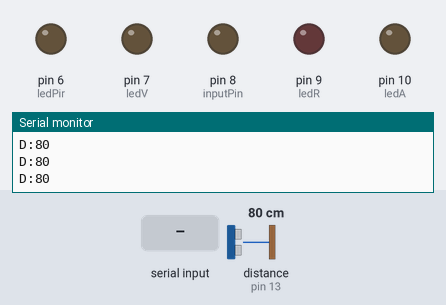
Simulated run of this sketch. Board: Arduino Uno, built with avr-gcc and run on an emulated ATmega328P. Shown: output pins drawn as LEDs (lit = HIGH), the last lines printed to the serial monitor. The test bench sets the inputs (shaded band); at power-on: distance to the obstacle (sensor on pin 13) 80 cm. The echo pulse lasts 58.3 µs per cm.

Above: at 1.2 s.
1.3 s: "1" received over Serial
At 2.1 s:
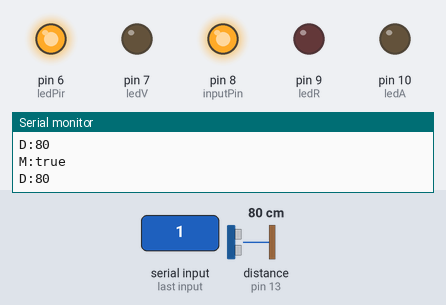
3.3 s: "0" received over Serial
At 3.45 s:
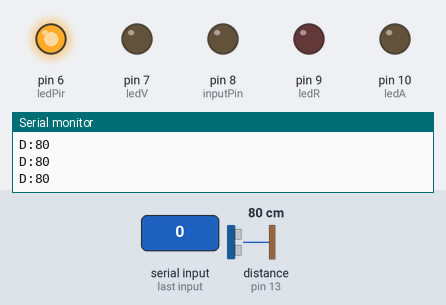
5.1 s: "R" received over Serial
At 5.9 s:
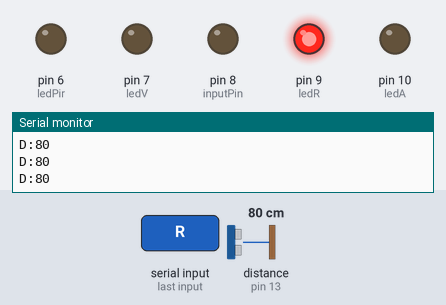
6.6 s: "A" received over Serial
At 7.0 s:
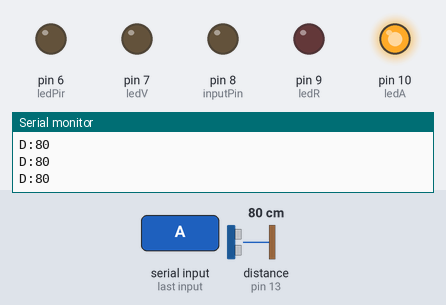
8.1 s: "V" received over Serial
At 9.4 s:
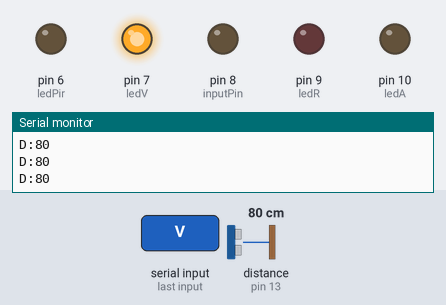
Timing chart, 0 to 10.6 s (numbered marks = the images above; inputs shaded):
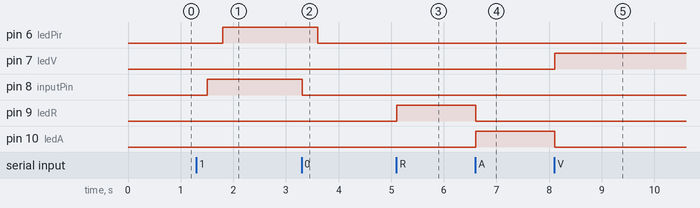

The sketch:

ultrasonico.ino
```cpp
#include <Ultrasonic.h>

Ultrasonic ultrasonic(12, 13); // (Trig pin, Echo pin)
int ledR = 9; // LED Rojo
int ledA = 10; // LED Amarillo
int ledV = 7; // LED Verde

int inputPin = 8;
int pirState = LOW;
int val = 0;
int ledPir = 6;

int led8 = 8; // Pin del LED que quieres controlar

// Variables para almacenar el estado de los otros LEDs
bool ledRState = LOW;
bool ledAState = LOW;
bool ledVState = LOW;
bool led8State = LOW; // Estado del LED en el pin 8

unsigned long previousMillis = 0;
const long interval = 300; // Intervalo de tiempo para leer el sensor ultrasónico y actualizar los LED (en milisegundos)

void setup() {
  Serial.begin(9600);
  pinMode(ledR, OUTPUT);
  pinMode(ledA, OUTPUT);
  pinMode(ledV, OUTPUT);
  pinMode(inputPin, INPUT);
  pinMode(ledPir, OUTPUT);
  pinMode(led8, OUTPUT);
}

void loop() {
  unsigned long currentMillis = millis();

  // Verifica si ha pasado el tiempo del intervalo para realizar las acciones
  if (currentMillis - previousMillis >= interval) {
    previousMillis = currentMillis;  // Actualiza el tiempo de referencia

    // Lee el sensor PIR
    val = digitalRead(inputPin);
    if (val == HIGH) {
      digitalWrite(ledPir, HIGH);

      if (pirState == LOW) {
        Serial.println("M:true");
        pirState = HIGH;
      }
    } else {
      digitalWrite(ledPir, LOW);

      if (pirState == HIGH){
        Serial.println("M:false");
        pirState = LOW;
      }
    }

    // Lee el sensor ultrasónico
    long distance = ultrasonic.distanceRead(CM);
    Serial.print("D:");
    Serial.println(distance);

    // Actualiza los LED según los comandos recibidos
    if (Serial.available() > 0) {
      char command = Serial.read();
      controlLEDs(command);
    }
  }
}

void controlLEDs(char command) {
  // Apaga todos los LEDs
  digitalWrite(ledR, LOW);
  digitalWrite(ledA, LOW);
  digitalWrite(ledV, LOW);

  switch (command) {
    case 'R':
      digitalWrite(ledR, HIGH);
      ledRState = HIGH;
      break;
    case 'A':
      digitalWrite(ledA, HIGH);
      ledAState = HIGH;
      break;
    case 'V':
      digitalWrite(ledV, HIGH);
      ledVState = HIGH;
      break;
    case '1':
      digitalWrite(led8, HIGH);
      led8State = HIGH;
      break;
    case '0':
      digitalWrite(led8, LOW);
      led8State = LOW;
      break;
    default:
      break;
  }
}
```

Measured:
- after the input at 1.3 s, pin 6 (ledPir): LOW → HIGH after 0.50 s; pin 8 (inputPin): LOW → HIGH after 0.21 s
- after the input at 3.3 s, pin 6 (ledPir): HIGH → LOW after 0.30 s; pin 8 (inputPin): HIGH → LOW at once
- after the input at 5.1 s, pin 9 (ledR): LOW → HIGH at once
- after the input at 6.6 s, pin 9 (ledR): HIGH → LOW at once; pin 10 (ledA): LOW → HIGH at once
- after the input at 8.1 s, pin 7 (ledV): LOW → HIGH at once; pin 10 (ledA): HIGH → LOW at once
